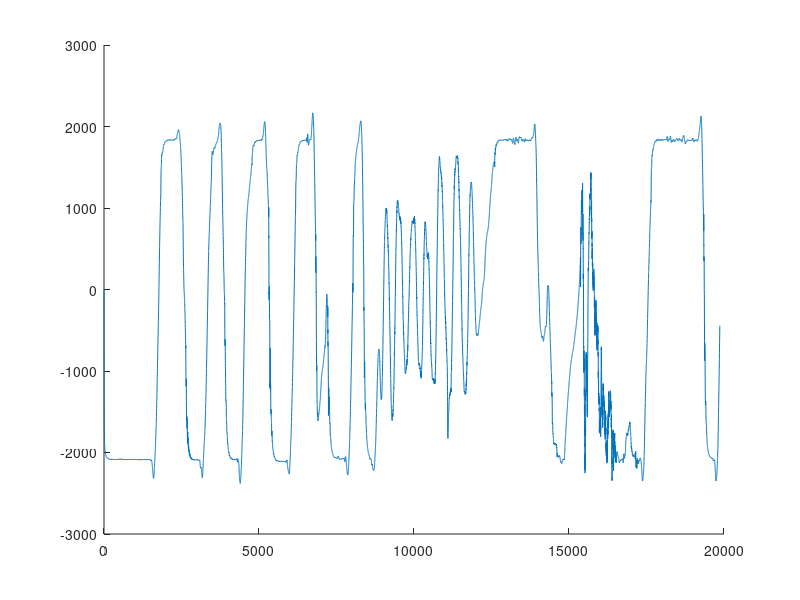

Here is the MATLAB script that generated this plot:
%imukf_c.m
clear all;
raw = load('imu.txt');
dt = 0.002;
coe = 14.6884 * dt;
raw = raw';
raw(2,:) = raw(2,:) / coe;
N = length(raw);

Q_angle = 0.4;
Q_gyro = 0.9;
R_angle = 2;
Angle_err = 0;
PCt_0 = 0;
PCt_1 = 0;
E = 0;
K_0 = 0;
K_1 = 0;
t_0 = 0;
t_1 = 0;
Pdot = zeros(1,4);
PP = eye(2);
C_0 = 1.0;

Angle = zeros(1,N);
Gyro = zeros(1,N);
Q_bias = zeros(1,N);

Angle(1) = 0;%raw(1,1);
Gyro(1) = raw(2,1);
for k = 2:N
    Angle(k) = Angle(k-1) + (raw(2,k) - Q_bias(k-1)) * dt;
    Pdot(1) = Q_angle - PP(1,2) - PP(2,1) + PP(2,2) * dt;
    Pdot(2) = -PP(2,2);
    Pdot(3) = -PP(2,2);
    Pdot(4) = Q_gyro;
    PP(1,1) = PP(1,1) + Pdot(1) * dt;
    PP(1,2) = PP(1,2) + Pdot(2) * dt;
    PP(2,1) = PP(2,1) + Pdot(3) * dt;
    PP(2,2) = PP(2,2) + Pdot(4) * dt;
    Angle_err = raw(1,k) - Angle(k);
    PCt_0 = C_0 * PP(1,1);
    PCt_1 = C_0 * PP(2,1);
    E = R_angle + C_0 * PCt_0;
    K_0 = PCt_0 / E;
    K_1 = PCt_1 / E;
    t_0 = PCt_0;
    t_1 = C_0 * PP(1,2);
    PP(1,1) = PP(1,1) - K_0 * t_0;
    PP(1,2) = PP(1,2) - K_0 * t_1;
    PP(2,1) = PP(2,1) - K_1 * t_0;
    PP(2,2) = PP(2,2) - K_1 * t_1;
    Angle(k) = Angle(k) + K_0 * Angle_err;
    Q_bias(k) = Q_bias(k) + K_1 * Angle_err;
    Gyro(k) = raw(2,k) - Q_bias(k);
end
%plot(raw(1,:));
hold on;
plot(Angle);
%plot(Q_bias);
%plot(raw(2,:)-Q_bias);

